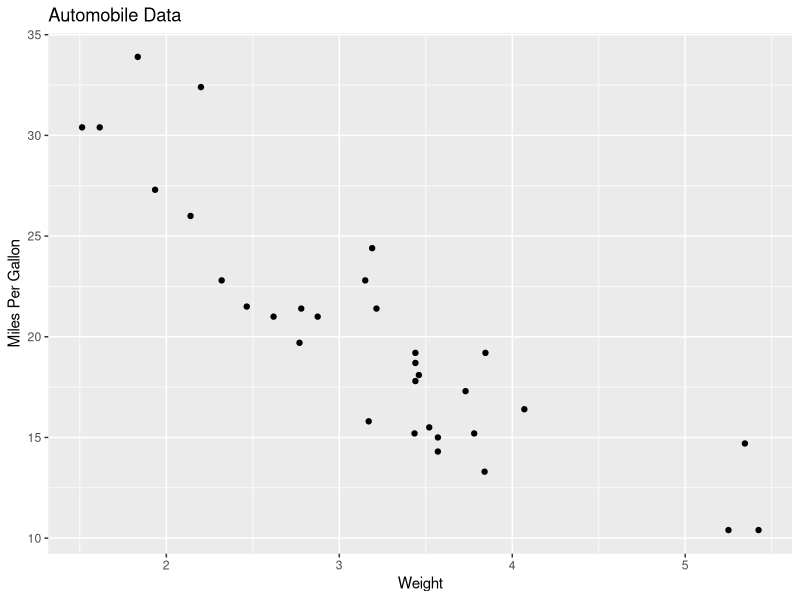
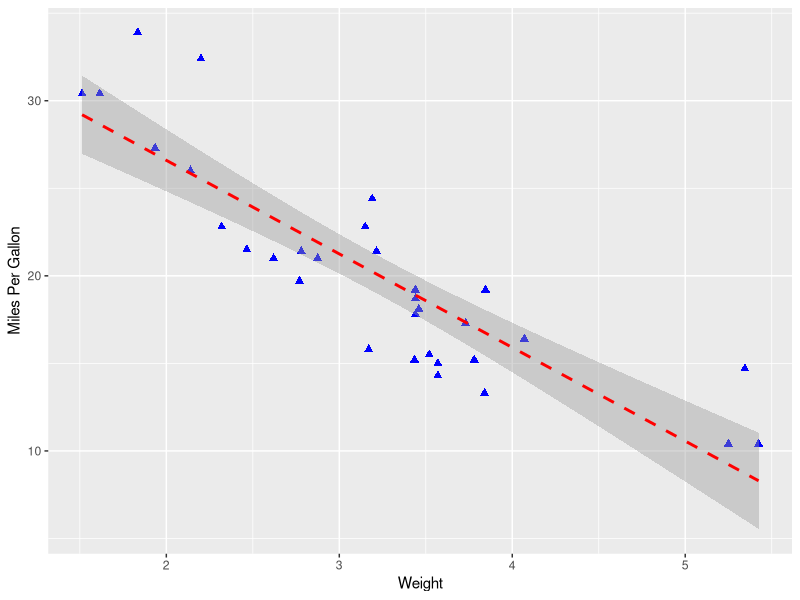

These figures' R source, in order:
##fig1
library(ggplot2)
ggplot(data=mtcars,aes(x=wt,y=mpg))+
  geom_point()+
  labs(title="Automobile Data",x="Weight",y="Miles Per Gallon")
##fig2
library(ggplot2)
ggplot(data=mtcars,aes(x=wt,y=mpg))+
  geom_point(pch=17,color="blue",size=2)+
  geom_smooth(method="lm",color="red",linetype=2)+
  labs(ttitle = "Automobile Data",x="Weight",y="Miles Per Gallon")
